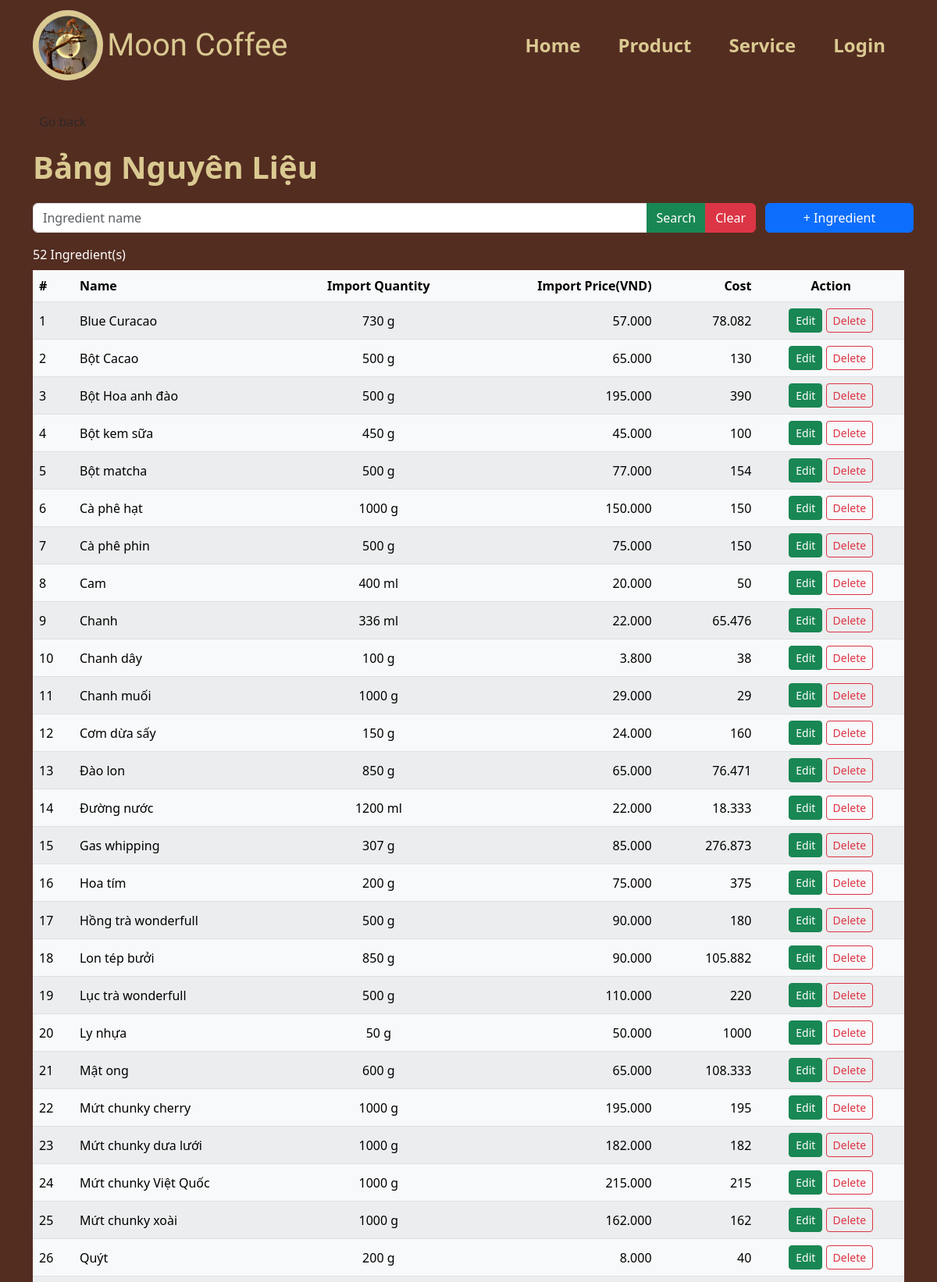
The app's page /admin/ingredient.php (upper part) with its own data.
### tables this page shows
CREATE TABLE `ingredient_defaut` (
  `id_id` int(100) NOT NULL COMMENT 'Gốc Id',
  `id_name` varchar(255) DEFAULT NULL COMMENT 'Gốc tên',
  `id_import_quantity` int(255) DEFAULT NULL COMMENT 'Gốc số lượng nhập',
  `id_unit` enum('g','ml') DEFAULT NULL COMMENT 'Gốc đơn vị',
  `id_import_price` int(255) DEFAULT NULL COMMENT 'Gốc giá nhập'
);

### admin/ingredient.php (the view, shortened to what this page needs)
<!DOCTYPE html>
<html lang="en">
<head>
    <?php
    include("../system/conn_db.php");
    include("../system/head.php");
    ?>
</head>
<body>
    <?php
    include("../system/header.php");
    ?>
    <section class="container-lg pt-5">
        <nav aria-label="breadcrumb" class ="d-flex pt-5 mt-5">
            <a class="nav nav-item text-decoration-none text-muted mb-2" href="#" onclick="history.back();">
            </a>
        </nav>
        <div class="fs-1 text-start fw-bold my-2 moon"><span>Bảng Nguyên Liệu</span></div>
        <form class="form-floating mb-1" method="GET" action="product.php">
                <div class="row ">
                    <div class="mt-2 col-sm-12 col-md-10 col-lg-10">
                        <div class="input-group">
                        <input type="text" class="form-control" id="p_name" name="p_name" placeholder="Ingredient name"
                            <?php if (isset($_GET["search"])) { ?>value="<?php echo $_GET["p_name"]; ?>" <?php } ?>>
                            <button type="submit" name="search" value="1" class="btn btn-success">Search</button>
                            <button type="reset" class="btn btn-danger" type="button"
                                onclick="javascript: window.location='ingredient.php'">Clear</button>
                        </div>
                    </div>
                    <div class="mt-2 col-sm-12 col-md-2 col-lg-2 text-end px-md-0">
                        <a href="ingredient_add.php?p_value=1" class="btn btn-primary w-100">+ Ingredient</a>
                    </div>
                </div>
            </form>
        <?php
        if (!isset($_GET["search"])) {
            $search_query = "SELECT * FROM ingredient_defaut ORDER BY id_name ASC";
        } else {
            $search_fn = $_GET["id_name"];
            $search_query = "SELECT * FROM ingredient_defaut WHERE id_name LIKE '%{$search_fn}%' ORDER BY id_name ASC";
        }
        $result = $mysqli->query($search_query);
        $row_num = $result->num_rows;
        if ($row_num == 0) {
            ?>
            <div class="row">
                <div class="col mt-2 ms-2 p-2 bg-danger text-white rounded text-start">
                    <svg xmlns="http://www.w3.org/2000/svg" width="16" height="16" fill="currentColor"
                        class="bi bi-x-circle ms-2" viewBox="0 0 16 16">
                        <path d="M8 15A7 7 0 1 1 8 1a7 7 0 0 1 0 14zm0 1A8 8 0 1 0 8 0a8 8 0 0 0 0 16z" />
                        <path
                            d="M4.646 4.646a.5.5 0 0 1 .708 0L8 7.293l2.646-2.647a.5.5 0 0 1 .708.708L8.707 8l2.647 2.646a.5.5 0 0 1-.708.708L8 8.707l-2.646 2.647a.5.5 0 0 1-.708-.708L7.293 8 4.646 5.354a.5.5 0 0 1 0-.708z" />
                    </svg><span class="ms-2 mt-2">No ingredient found!</span>
                    <a href="ingredient.php" class="text-white">Clear Search Result</a>
                </div>
            </div>
        <?php } else { ?>
            <table
                class="mt-2 table rounded-2 table-hover  table-light table-striped table-hover align-middle caption-top mb-5">
                <caption class="text-white" >
                    <?php echo $row_num; ?> Ingredient(s)
                </caption>
                <thead class="bg-light">
                    <tr>
                        <th scope="col-1">#</th>
                        <th scope="col-4">Name</th>
                        <th class="text-center" scope="col-2">Import Quantity</th>
                        <th class="text-end" scope="col">Import Price(VND)</th>
                        <th class="text-end" scope="col">Cost</th>
                        <th class="text-center" scope="col">Action</th>
                    </tr>
                </thead>
                <tbody>
                    <?php $i = 1;
                    while ($row = $result->fetch_array()) { ?>
                        <tr>
                            <td>
                                <?php echo $i++; ?>
                            </td>
                            <td class="w-25">
                                <?php echo $row["id_name"]; ?>
                            </td>
                            <td class="text-center">
                                <?php echo $row["id_import_quantity"] . " " . $row["id_unit"]; ?>
                            </td>
                            <td class="text-end">
                                <?php echo number_format($row["id_import_price"], "0", ",", "."); ?>
                            </td>
                            <td class="text-end">
                                <?php echo round($row["id_import_price"] / $row["id_import_quantity"], 3); ?>
                            </td>
                            <td class="text-center">
                                <a href="ingredient_edit.php?id_id=<?php echo $row["id_id"] ?>"
                                    class="btn btn-sm btn-success">Edit</a>
                                <a href="ingredient_delete.php?id_id=<?php echo $row["id_id"] ?>"
                                    class="btn btn-sm btn-outline-danger">Delete</a>
                            </td>
                        </tr>
                    <?php }
        } ?>
            </tbody>
        </table>
    </section>
</body>
</html>

### css/style.css (style rules this page uses)
body { background-color: #542D21; }
.moon { color: #dac991; }

### records on screen
ingredient_defaut: id_name "Blue Curacao", id_import_quantity "730", id_unit "g", id_import_price "57.000", $row["id_import_price"] / $row["id_import_quantity"] "78.082"
ingredient_defaut: id_name "Bột Cacao", id_import_quantity "500", id_unit "g", id_import_price "65.000", $row["id_import_price"] / $row["id_import_quantity"] "130"
ingredient_defaut: id_name "Bột Hoa anh đào", id_import_quantity "500", id_unit "g", id_import_price "195.000", $row["id_import_price"] / $row["id_import_quantity"] "390"
ingredient_defaut: id_name "Bột kem sữa", id_import_quantity "450", id_unit "g", id_import_price "45.000", $row["id_import_price"] / $row["id_import_quantity"] "100"
ingredient_defaut: id_name "Bột matcha", id_import_quantity "500", id_unit "g", id_import_price "77.000", $row["id_import_price"] / $row["id_import_quantity"] "154"
ingredient_defaut: id_name "Cà phê hạt", id_import_quantity "1000", id_unit "g", id_import_price "150.000", $row["id_import_price"] / $row["id_import_quantity"] "150"
ingredient_defaut: id_name "Cà phê phin", id_import_quantity "500", id_unit "g", id_import_price "75.000", $row["id_import_price"] / $row["id_import_quantity"] "150"
ingredient_defaut: id_name "Cam", id_import_quantity "400", id_unit "ml", id_import_price "20.000", $row["id_import_price"] / $row["id_import_quantity"] "50"
ingredient_defaut: id_name "Chanh", id_import_quantity "336", id_unit "ml", id_import_price "22.000", $row["id_import_price"] / $row["id_import_quantity"] "65.476"
ingredient_defaut: id_name "Chanh dây", id_import_quantity "100", id_unit "g", id_import_price "3.800", $row["id_import_price"] / $row["id_import_quantity"] "38"
ingredient_defaut: id_name "Chanh muối", id_import_quantity "1000", id_unit "g", id_import_price "29.000", $row["id_import_price"] / $row["id_import_quantity"] "29"
ingredient_defaut: id_name "Cơm dừa sấy", id_import_quantity "150", id_unit "g", id_import_price "24.000", $row["id_import_price"] / $row["id_import_quantity"] "160"
ingredient_defaut: id_name "Đào lon", id_import_quantity "850", id_unit "g", id_import_price "65.000", $row["id_import_price"] / $row["id_import_quantity"] "76.471"
ingredient_defaut: id_name "Đường nước", id_import_quantity "1200", id_unit "ml", id_import_price "22.000", $row["id_import_price"] / $row["id_import_quantity"] "18.333"
ingredient_defaut: id_name "Gas whipping", id_import_quantity "307", id_unit "g", id_import_price "85.000", $row["id_import_price"] / $row["id_import_quantity"] "276.873"
ingredient_defaut: id_name "Hoa tím", id_import_quantity "200", id_unit "g", id_import_price "75.000", $row["id_import_price"] / $row["id_import_quantity"] "375"
ingredient_defaut: id_name "Hồng trà wonderfull", id_import_quantity "500", id_unit "g", id_import_price "90.000", $row["id_import_price"] / $row["id_import_quantity"] "180"
ingredient_defaut: id_name "Lon tép bưởi", id_import_quantity "850", id_unit "g", id_import_price "90.000", $row["id_import_price"] / $row["id_import_quantity"] "105.882"
ingredient_defaut: id_name "Lục trà wonderfull", id_import_quantity "500", id_unit "g", id_import_price "110.000", $row["id_import_price"] / $row["id_import_quantity"] "220"
ingredient_defaut: id_name "Ly nhựa", id_import_quantity "50", id_unit "g", id_import_price "50.000", $row["id_import_price"] / $row["id_import_quantity"] "1000"
ingredient_defaut: id_name "Mật ong", id_import_quantity "600", id_unit "g", id_import_price "65.000", $row["id_import_price"] / $row["id_import_quantity"] "108.333"
ingredient_defaut: id_name "Mứt chunky cherry", id_import_quantity "1000", id_unit "g", id_import_price "195.000", $row["id_import_price"] / $row["id_import_quantity"] "195"
ingredient_defaut: id_name "Mứt chunky dưa lưới", id_import_quantity "1000", id_unit "g", id_import_price "182.000", $row["id_import_price"] / $row["id_import_quantity"] "182"
ingredient_defaut: id_name "Mứt chunky Việt Quốc", id_import_quantity "1000", id_unit "g", id_import_price "215.000", $row["id_import_price"] / $row["id_import_quantity"] "215"
ingredient_defaut: id_name "Mứt chunky xoài", id_import_quantity "1000", id_unit "g", id_import_price "162.000", $row["id_import_price"] / $row["id_import_quantity"] "162"
ingredient_defaut: id_name "Quýt", id_import_quantity "200", id_unit "g", id_import_price "8.000", $row["id_import_price"] / $row["id_import_quantity"] "40"

### other values on screen
$row_num "52"
